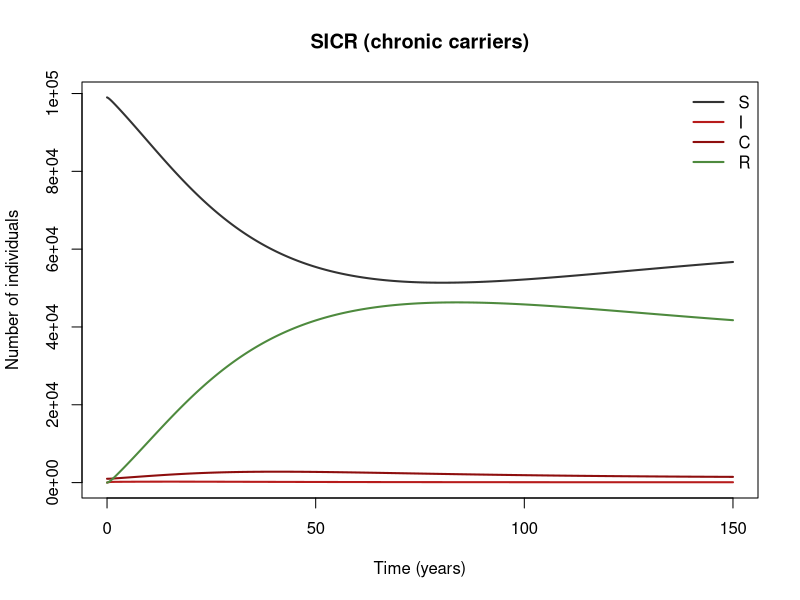
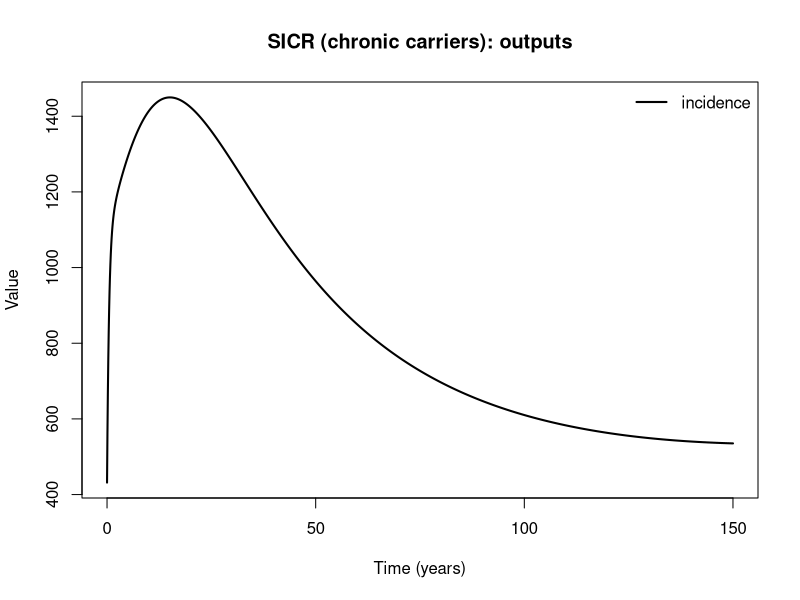

Here is the R script that generated these plots, in order:
## SICR (chronic carriers)
## A proportion q of acute infections become long-term carriers (hepatitis B / typhoid-like).
## Reference: Anderson & May (1991), Infectious Diseases of Humans, ch. 6; Keeling & Rohani (2008), Modeling Infectious Diseases in Humans and Animals, §3.2
##
## Generated from a compartmental model diagram (model format v1).
## Regenerating from the same diagram always gives this exact file.
##
## Compartments: S, I, C, R
## Flows (time unit: years):
##   (outside) -> S  : mu * N
##   S -> I          : lam * S
##   I -> R          : gamma * (1 - q) * I
##   I -> C          : gamma * q * I
##   C -> R          : gammaC * C
##   S -> (outside)  : mu * S
##   I -> (outside)  : mu * I
##   C -> (outside)  : mu * C
##   R -> (outside)  : mu * R

library(deSolve)

# ---- Time ------------------------------------------------------------
times <- seq(0, 150, by = 0.1)  # years

# ---- Parameters ------------------------------------------------------
parameters <- c(
  beta = 4,        # transmission rate per year
  eps = 0.1,       # relative infectiousness of carriers
  gamma = 6,       # rate of leaving acute infection per year (2 months)
  q = 0.1,         # proportion becoming carriers
  gammaC = 0.025,  # rate of carriers clearing infection per year
  mu = 1 / 70      # birth = death rate per year
)

# ---- Initial conditions ----------------------------------------------
state <- c(
  S = 99000,  # Susceptible
  I = 10,     # Acute infection
  C = 990,    # Chronic carrier
  R = 0       # Recovered
)

# ---- Model equations -------------------------------------------------
carrier_model <- function(t, state, parameters) {
  with(as.list(c(state, parameters)), {
    # Total population
    N <- S + I + C + R

    # Derived quantities
    lam <- beta * (I + eps * C) / N  # force of infection

    # Flows recorded as outputs
    incidence <- lam * S

    # Rates of change
    dS <- mu * N - lam * S - mu * S
    dI <- lam * S - gamma * (1 - q) * I - gamma * q * I - mu * I
    dC <- gamma * q * I - gammaC * C - mu * C
    dR <- gamma * (1 - q) * I + gammaC * C - mu * R

    list(c(dS, dI, dC, dR), c(incidence = incidence))
  })
}

# ---- Solve -----------------------------------------------------------
out <- ode(y = state, times = times, func = carrier_model, parms = parameters)
out <- as.data.frame(out)

# ---- Plot ------------------------------------------------------------
compartment_cols <- c(S = "#333333", I = "#B71C1C", C = "#8E0E0E", R = "#4E8A3E")
matplot(out$time, out[, names(compartment_cols)], type = "l", lty = 1, lwd = 2,
        col = compartment_cols, xlab = "Time (years)", ylab = "Number of individuals",
        main = "SICR (chronic carriers)")
legend("topright", legend = names(compartment_cols), col = compartment_cols,
       lty = 1, lwd = 2, bty = "n")

output_names <- c("incidence")
matplot(out$time, out[, output_names, drop = FALSE], type = "l", lty = 1, lwd = 2,
        col = seq_along(output_names), xlab = "Time (years)", ylab = "Value",
        main = "SICR (chronic carriers): outputs")
legend("topright", legend = output_names, col = seq_along(output_names),
       lty = 1, lwd = 2, bty = "n")
